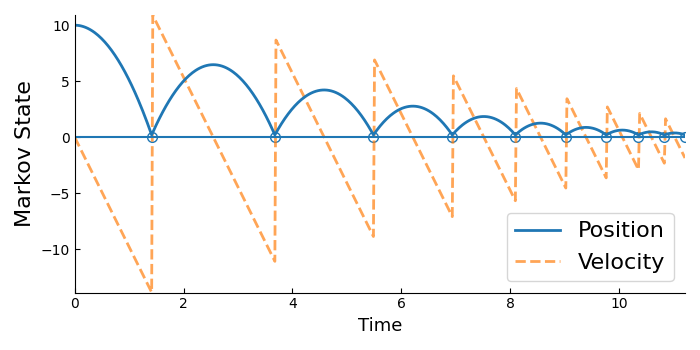

Write the Python code that produced this figure.
#!/usr/bin/env python3
import argparse
import matplotlib.pyplot as plt

import torch
import torch.nn as nn

from torchdiffeq import odeint, odeint_adjoint
from torchdiffeq import odeint_event

torch.set_default_dtype(torch.float64)


# Define the bouncing ball system using a PyTorch module
class BouncingBallExample(nn.Module):
    def __init__(self, radius=0.2, gravity=9.8, adjoint=False):
        super().__init__()
        self.gravity = nn.Parameter(torch.as_tensor([gravity]))  # Gravity parameter
        self.log_radius = nn.Parameter(torch.log(torch.as_tensor([radius])))  # Log of the ball's radius
        self.t0 = nn.Parameter(torch.tensor([0.0]))  # Initial time
        self.init_pos = nn.Parameter(torch.tensor([10.0]))  # Initial position
        self.init_vel = nn.Parameter(torch.tensor([0.0]))  # Initial velocity
        self.absorption = nn.Parameter(torch.tensor([0.2]))  # Energy absorption factor on bounce
        self.odeint = odeint_adjoint if adjoint else odeint  # Choose ODE integrator

    def forward(self, t, state):
        pos, vel, log_radius = state
        dpos = vel  # Derivative of position is velocity
        dvel = -self.gravity  # Acceleration due to gravity
        return dpos, dvel, torch.zeros_like(log_radius)  # Log radius remains constant

    def event_fn(self, t, state):
        # positive if ball in mid-air, negative if ball within ground.
        pos, _, log_radius = state
        return pos - torch.exp(log_radius) # Event function to detect collision with the ground

    def get_initial_state(self):
        state = (self.init_pos, self.init_vel, self.log_radius)
        return self.t0, state

    def state_update(self, state):
        """Updates state based on an event (collision)."""
        pos, vel, log_radius = state
        pos = (
            pos + 1e-7
        )  # Small adjustment to position to avoid immediate retriggering of event.
        vel = -vel * (1 - self.absorption)  # Invert velocity and apply absorption.
        return (pos, vel, log_radius)

    def get_collision_times(self, nbounces=1):

        event_times = []

        t0, state = self.get_initial_state()

        for i in range(nbounces):
            event_t, solution = odeint_event(
                self,
                state,
                t0,
                event_fn=self.event_fn,
                reverse_time=False,
                atol=1e-8,
                rtol=1e-8,
                odeint_interface=self.odeint,
            )
            event_times.append(event_t)

            state = self.state_update(tuple(s[-1] for s in solution))
            t0 = event_t

        return event_times

    def simulate(self, nbounces=1):
        event_times = self.get_collision_times(nbounces)

        # get dense path
        t0, state = self.get_initial_state()
        trajectory = [state[0][None]]
        velocity = [state[1][None]]
        times = [t0.reshape(-1)]
        for event_t in event_times:
            tt = torch.linspace(
                float(t0), float(event_t), int((float(event_t) - float(t0)) * 50)
            )[1:-1]
            tt = torch.cat([t0.reshape(-1), tt, event_t.reshape(-1)])
            solution = odeint(self, state, tt, atol=1e-8, rtol=1e-8)

            trajectory.append(solution[0][1:])
            velocity.append(solution[1][1:])
            times.append(tt[1:])

            state = self.state_update(tuple(s[-1] for s in solution))
            t0 = event_t

        return (
            torch.cat(times),
            torch.cat(trajectory, dim=0).reshape(-1),
            torch.cat(velocity, dim=0).reshape(-1),
            event_times,
        )

# Function to check gradients for debug
def gradcheck(nbounces):

    system = BouncingBallExample()

    variables = {
        "init_pos": system.init_pos,
        "init_vel": system.init_vel,
        "t0": system.t0,
        "gravity": system.gravity,
        "log_radius": system.log_radius,
    }

    event_t = system.get_collision_times(nbounces)[-1]
    event_t.backward()

    analytical_grads = {}
    for name, p in system.named_parameters():
        for var in variables.keys():
            if var in name:
                analytical_grads[var] = p.grad

    eps = 1e-3

    fd_grads = {}

    for var, param in variables.items():
        orig = param.data
        param.data = orig - eps
        f_meps = system.get_collision_times(nbounces)[-1]
        param.data = orig + eps
        f_peps = system.get_collision_times(nbounces)[-1]
        param.data = orig
        fd = (f_peps - f_meps) / (2 * eps)
        fd_grads[var] = fd

    success = True
    for var in variables.keys():
        analytical = analytical_grads[var]
        fd = fd_grads[var]
        if torch.norm(analytical - fd) > 1e-4:
            success = False
            print(
                f"Got analytical grad {analytical.item()} for {var} param but finite difference is {fd.item()}"
            )

    if not success:
        raise Exception("Gradient check failed.")

    print("Gradient check passed.")

# Main function to handle command-line arguments and run simulations
if __name__ == "__main__":

    parser = argparse.ArgumentParser(description="Process some integers.")
    parser.add_argument("nbounces", type=int, nargs="?", default=10)
    parser.add_argument("--adjoint", action="store_true")
    args = parser.parse_args()

    gradcheck(args.nbounces)

    system = BouncingBallExample()
    times, trajectory, velocity, event_times = system.simulate(nbounces=args.nbounces)
    times = times.detach().cpu().numpy()
    trajectory = trajectory.detach().cpu().numpy()
    velocity = velocity.detach().cpu().numpy()
    event_times = torch.stack(event_times).detach().cpu().numpy()

    plt.figure(figsize=(7, 3.5))

    # Event locations.
    for event_t in event_times:
        plt.plot(
            event_t,
            0.0,
            color="C0",
            marker="o",
            markersize=7,
            fillstyle="none",
            linestyle="",
        )

    (vel,) = plt.plot(
        times, velocity, color="C1", alpha=0.7, linestyle="--", linewidth=2.0
    )
    (pos,) = plt.plot(times, trajectory, color="C0", linewidth=2.0)

    plt.hlines(0, 0, 100)
    plt.xlim([times[0], times[-1]])
    plt.ylim([velocity.min() - 0.02, velocity.max() + 0.02])
    plt.ylabel("Markov State", fontsize=16)
    plt.xlabel("Time", fontsize=13)
    plt.legend([pos, vel], ["Position", "Velocity"], fontsize=16)

    plt.gca().xaxis.set_tick_params(
        direction="in", which="both"
    )  # The bottom will maintain the default of 'out'
    plt.gca().yaxis.set_tick_params(
        direction="in", which="both"
    )  # The bottom will maintain the default of 'out'

    # Hide the right and top spines
    plt.gca().spines["right"].set_visible(False)
    plt.gca().spines["top"].set_visible(False)

    # Only show ticks on the left and bottom spines
    plt.gca().yaxis.set_ticks_position("left")
    plt.gca().xaxis.set_ticks_position("bottom")

    plt.tight_layout()
    plt.savefig("bouncing_ball.png")
